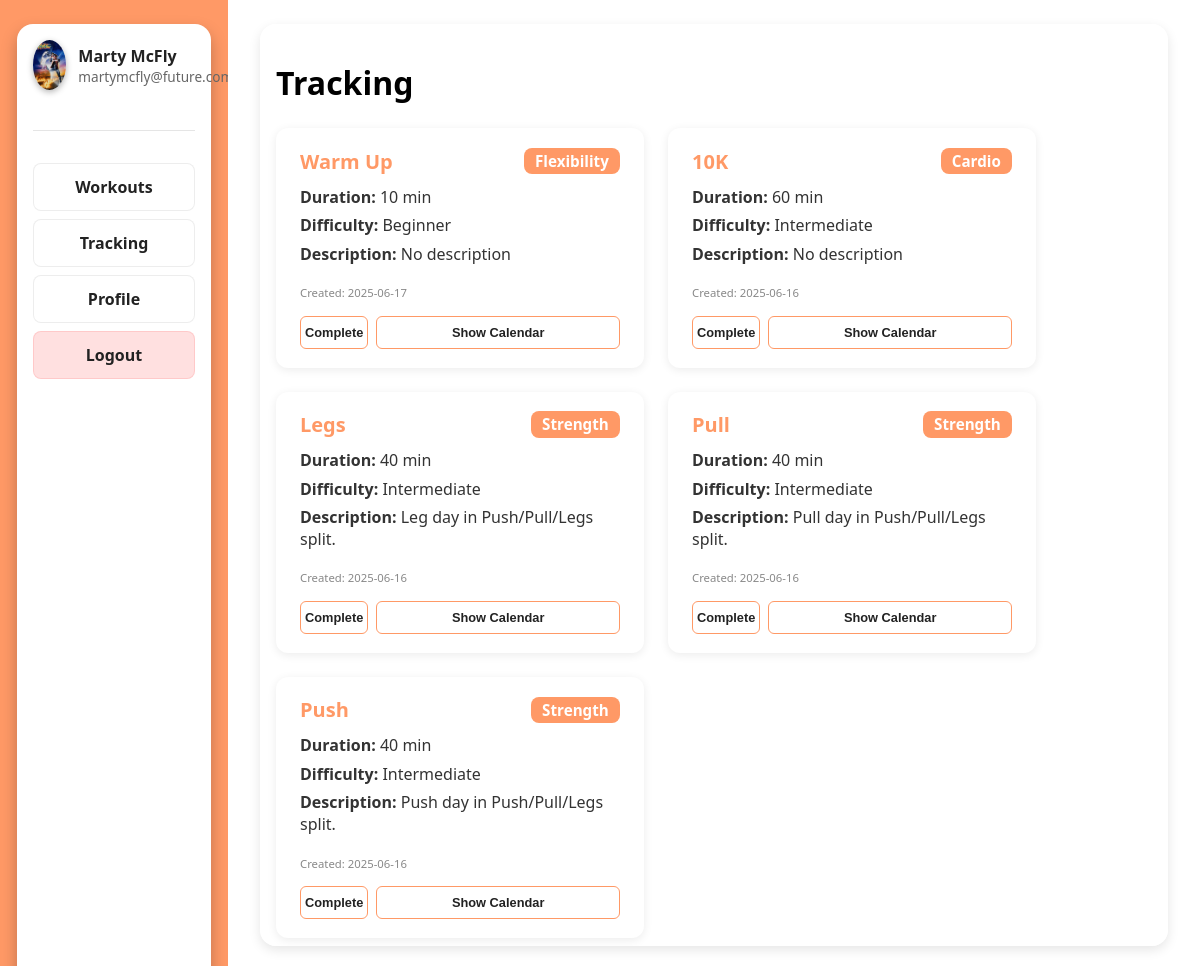
The app's page /dashboard/tracking (signed in) with its own data.
### models.py (models this page shows, shortened)
class User(db.Model, UserMixin):
    __tablename__ = 'users'
    id = db.Column(db.Integer, primary_key=True)
    username = db.Column(db.String(32), unique=True, nullable=False)
    email = db.Column(db.String(128), unique=True, nullable=False)
    password = db.Column(db.String(128), nullable=False)
    role = db.Column(db.String(8), default='user', nullable=False)
    profile_picture = db.Column(db.String(256), nullable=True, default='default.jpg')

class Workout(db.Model):
    __tablename__ = 'workouts'
    id = db.Column(db.Integer, primary_key=True)
    name = db.Column(db.String(32), nullable=False)
    type = db.Column(db.String(16), nullable=False)
    duration = db.Column(db.Integer, nullable=False)
    description = db.Column(db.String(256), nullable=True)
    difficulty = db.Column(db.String(16), nullable=True)
    user_id = db.Column(db.Integer, db.ForeignKey('users.id'), nullable=False)
    user = db.relationship('User', backref=db.backref('workouts', lazy=True))
    created_at = db.Column(db.DateTime, server_default=db.func.now(), nullable=False)
    updated_at = db.Column(db.DateTime, server_default=db.func.now(), onupdate=db.func.now(), nullable=False)

### app.py (the view)
@app.route('/dashboard/tracking')
@login_required
def tracking():
    logs = (
        WorkoutLog.query
        .filter_by(user_id=current_user.id)
        .order_by(WorkoutLog.date_completed.desc())
        .all()
    )
    logs_by_date = defaultdict(list)
    for log in logs:
        logs_by_date[log.date_completed].append(log)
    sorted_dates = sorted(logs_by_date.keys(), reverse=True)
    user_workouts = Workout.query.filter_by(user_id=current_user.id).order_by(Workout.created_at.desc()).all()
    workout_completion_dates = {}
    for workout in user_workouts:
        dates = [log.date_completed.strftime('%Y-%m-%d') for log in WorkoutLog.query.filter_by(user_id=current_user.id, workout_id=workout.id).all()]
        workout_completion_dates[workout.id] = set(dates)
    today = date.today()
    year = today.year
    month = today.month
    first_weekday, days_in_month = monthrange(year, month)  # first_weekday: 0=Monday
    calendar_info = {
        'year': year,
        'month': month,
        'first_weekday': first_weekday,
        'days_in_month': days_in_month
    }
    return render_template(
        'dashboard.html',
        username=current_user.username,
        email=current_user.email,
        active_section='tracking',
        logs_by_date=logs_by_date,
        sorted_dates=sorted_dates,
        workouts=user_workouts,
        workout_completion_dates=workout_completion_dates,
        profile_picture=current_user.profile_picture,
        today=today,
        timedelta=timedelta,
        calendar_info=calendar_info
    )

### app.py (called while the page is built)
@login_manager.user_loader
def load_user(user_id):
    return User.query.get(int(user_id))

### templates/dashboard.html (shortened to what this page needs)
{% extends "base.html" %}
{% block stylesheet %}<link rel="stylesheet" href="/static/css/dash.css">{% endblock %}
{% block content %}
<div class="dashboard">
    <div class="sidebar">
        <div class="sidebar-island">
            <div class="profile-section">
                <img src="{{ url_for('static', filename='assets/' + (profile_picture or 'placeholder.256x256.png')) }}" alt="Profile Photo" class="profile-photo">
                <div class="profile-info">
                    <div class="profile-name">{{ username }}</div>
                    <div class="profile-email">{{ email }}</div>
                </div>
            </div>
            <div class="sidebar-divider"></div>
            <div class="sidebar-buttons">
                <div class="sidebar-dropdown">
                    {% if active_section == 'workouts' %}
                        <div class="sidebar-button dropdown-toggle active" onclick="toggleDropdown()" id="workoutsSidebarBtn">
                            Workouts
                        </div>
                        <div class="dropdown-menu open" id="workoutDropdown">
                            <a href="{{ url_for('workouts') }}"
                               class="dropdown-item{% if not selected_type %} selected{% endif %}"
                               onclick="selectDropdown(event, this)">All</a>
                            <a href="{{ url_for('workouts', type='strength') }}"
                               class="dropdown-item{% if selected_type == 'strength' %} selected{% endif %}"
                               onclick="selectDropdown(event, this)">Strength</a>
                            <a href="{{ url_for('workouts', type='cardio') }}"
                               class="dropdown-item{% if selected_type == 'cardio' %} selected{% endif %}"
                               onclick="selectDropdown(event, this)">Cardio</a>
                            <a href="{{ url_for('workouts', type='flexibility') }}"
                               class="dropdown-item{% if selected_type == 'flexibility' %} selected{% endif %}"
                               onclick="selectDropdown(event, this)">Flexibility</a>
                        </div>
                    {% else %}
                        <a href="{{ url_for('workouts') }}" class="sidebar-button" id="workoutsSidebarBtn">Workouts</a>
                    {% endif %}
                </div>
                <a href="{{ url_for('tracking') }}" class="sidebar-button{% if active_section == 'tracking' %} active{% endif %}">Tracking</a>
                <a href="{{ url_for('profile') }}" class="sidebar-button">Profile</a>
                <a href="{{ url_for('logout') }}" class="sidebar-button logout-button">Logout</a>
            </div>
        </div>
    </div>
    <div class="main">
        {% if active_section == 'home' %}
            <h1>Hello {{ username }}!</h1>
            <div class="main-sections">
                <div class="main-card">
                    <h2>Workouts</h2>
                    <p>Here you can track your recent workouts and start new ones.</p>
                </div>
                <div class="main-card">
                    <h2>Stats</h2>
                    <p>Your progress and stats will appear here.</p>
                </div>
            </div>
        {% elif active_section == 'tracking' %}
            <div class="main-sections center-content">
                <div class="workout-section">
                    <h1>Tracking</h1>
                    <div class="workouts-list">
                        {% if workouts %}
                            {% for workout in workouts %}
                                <div class="workout-card" data-workout-id="{{ workout.id }}">
                                    <div class="workout-card-header">
                                        <h3>{{ workout.name }}</h3>
                                        <span class="workout-type">{{ workout.type|capitalize }}</span>
                                    </div>
                                    <div class="workout-card-body">
                                        <div><strong>Duration:</strong> {{ workout.duration }} min</div>
                                        <div><strong>Difficulty:</strong> {{ workout.difficulty|capitalize or "N/A" }}</div>
                                        <div><strong>Description:</strong> {{ workout.description or "No description" }}</div>
                                        <div class="workout-date"><small>Created: {{ workout.created_at.strftime('%Y-%m-%d') }}</small></div>
                                        <div class="workout-card-actions">
                                            <form method="POST" action="{{ url_for('complete_workout', workout_id=workout.id) }}" style="display:inline;">
                                                <button type="submit" class="sidebar-button">Complete</button>
                                            </form>
                                            <button class="sidebar-button show-calendar-btn" data-workout-id="{{ workout.id }}">Show Calendar</button>
                                        </div>
                                            {% set year = calendar_info.year %}
                                            {% set month = calendar_info.month %}
                                            {% set first_day = calendar_info.first_weekday %}
                                            {% set days_in_month = calendar_info.days_in_month %}
                                            {% set total_cells = first_day + days_in_month %}
                                            {% set num_weeks = ((total_cells - 1) // 7) + 1 %}
                                            {% set ns = namespace(day=1) %}
                                    </div>
                                </div>
                            {% endfor %}
                        {% else %}
                            <p>No workouts yet. Create your first workout!</p>
                        {% endif %}
                    </div>
                </div>
            </div>
        {% endif %}
    </div>
</div>
{% endblock %}

### static/css/dash.css (style rules this page uses)
body, html { margin: 0; padding: 0; font-family: 'Segoe UI', Tahoma, Geneva, Verdana, sans-serif; background: white; height: 100%; overflow: hidden; }
.dashboard { display: flex; height: 100vh; overflow: hidden; }
.sidebar { width: 15%; height: 100%; background: #ff9966; color: white; padding: 1.5rem; display: flex; flex-direction: column; align-items: center; justify-content: center; }
.sidebar-island { width: 90%; height: 100%; background: rgba(255, 255, 255, 1); border-radius: 16px; box-shadow: 0 8px 16px rgba(0, 0, 0, 0.25); padding: 1rem; display: flex; flex-direction: column; align-items: center; }
.profile-section { display: flex; align-items: center; width: 100%; margin-bottom: 1.5rem; }
.profile-photo { width: 50px; height: 50px; border-radius: 50%; object-fit: cover; margin-right: 0.75rem; box-shadow: 0 2px 6px rgba(0, 0, 0, 0.3); }
.profile-info { display: flex; flex-direction: column; justify-content: center; }
.profile-name { font-weight: 700; color: #222; }
.profile-email { font-size: 0.85rem; color: #666; }
.sidebar-divider { width: 100%; height: 1px; background-color: rgba(0, 0, 0, 0.1); margin: 1rem 0; }
.sidebar-buttons { display: flex; flex-direction: column; width: 100%; margin-top: 1rem; }
.sidebar-button { display: block; padding: 0.75rem 1rem; margin-bottom: 0.5rem; background: rgba(255, 255, 255, 0.2); color: #222; text-decoration: none; font-weight: 600; border-radius: 8px; text-align: center; transition: background 0.3s ease, color 0.3s ease, transform 0.2s ease; border: 1px solid rgba(0,0,0,0.07); }
.sidebar-dropdown { width: 100%; }
.logout-button { background: rgba(255, 100, 100, 0.2); border: 1px solid rgba(255, 100, 100, 0.18); }
.main { flex: 1; background: white; padding: 2rem; overflow: hidden; height: auto; }
.main-sections { display: flex; gap: 2rem; margin-top: 1.5rem; flex-wrap: wrap; align-items: flex-start; }
.center-content { display: flex; justify-content: center; align-items: center; height: 100%; }
.workout-section { width: 100%; height: auto; max-height: 95vh; overflow-y: auto; background: rgba(255, 255, 255, 0.9); border-radius: 16px; box-shadow: 0 4px 12px rgba(0, 0, 0, 0.1); padding: 1rem; transition: transform 0.3s ease, box-shadow 0.3s ease; box-sizing: border-box; margin-top: -2rem; }
.workouts-list { margin-top: 1.5rem; display: flex; flex-wrap: wrap; gap: 1.5rem; justify-content: flex-start; align-items: flex-start; }
.workout-card { background: #fff; border-radius: 12px; box-shadow: 0 2px 10px rgba(0,0,0,0.08); padding: 1.2rem 1.5rem; min-width: 260px; max-width: 320px; flex: 1 1 260px; display: flex; flex-direction: column; transition: box-shadow 0.2s; }
.workout-card-header { display: flex; justify-content: space-between; align-items: center; margin-bottom: 0.7rem; }
.workout-card-header h3 { margin: 0; font-size: 1.25rem; color: #ff9966; }
.workout-type { background: #ff9966; color: #fff; border-radius: 8px; padding: 0.2rem 0.7rem; font-size: 0.95rem; font-weight: 600; }
.workout-card-body { font-size: 1rem; color: #333; display: flex; flex-direction: column; gap: 0.4rem; }
.workout-date { margin-top: 0.7rem; color: #888; font-size: 0.85rem; }
.workout-card-actions { display: flex; flex-direction: row; gap: 0.5rem; margin-top: 0.5rem; }
.workout-card-actions .sidebar-button { flex: 1 1 0; min-width: 0; text-align: center; padding: 0.5rem 0.25rem; margin: 0; border-radius: 6px; border-color: #ff9966; font-size: 0.8rem; }
.main-sections, .center-content { align-items: flex-start !important; justify-content: flex-start !important; }

### records on screen
User: profile_picture (picture), username "Marty McFly", email "martymcfly@future.com"
Workout: name "Warm Up", type "Flexibility", duration "10", difficulty "Beginner", description "No description", created_at "2025-06-17"
Workout: name "10K", type "Cardio", duration "60", difficulty "Intermediate", description "No description", created_at "2025-06-16"
Workout: name "Legs", type "Strength", duration "40", difficulty "Intermediate", description "Leg day in Push/Pull/Legs split.", created_at "2025-06-16"
Workout: name "Pull", type "Strength", duration "40", difficulty "Intermediate", description "Pull day in Push/Pull/Legs split.", created_at "2025-06-16"
Workout: name "Push", type "Strength", duration "40", difficulty "Intermediate", description "Push day in Push/Pull/Legs split.", created_at "2025-06-16"
